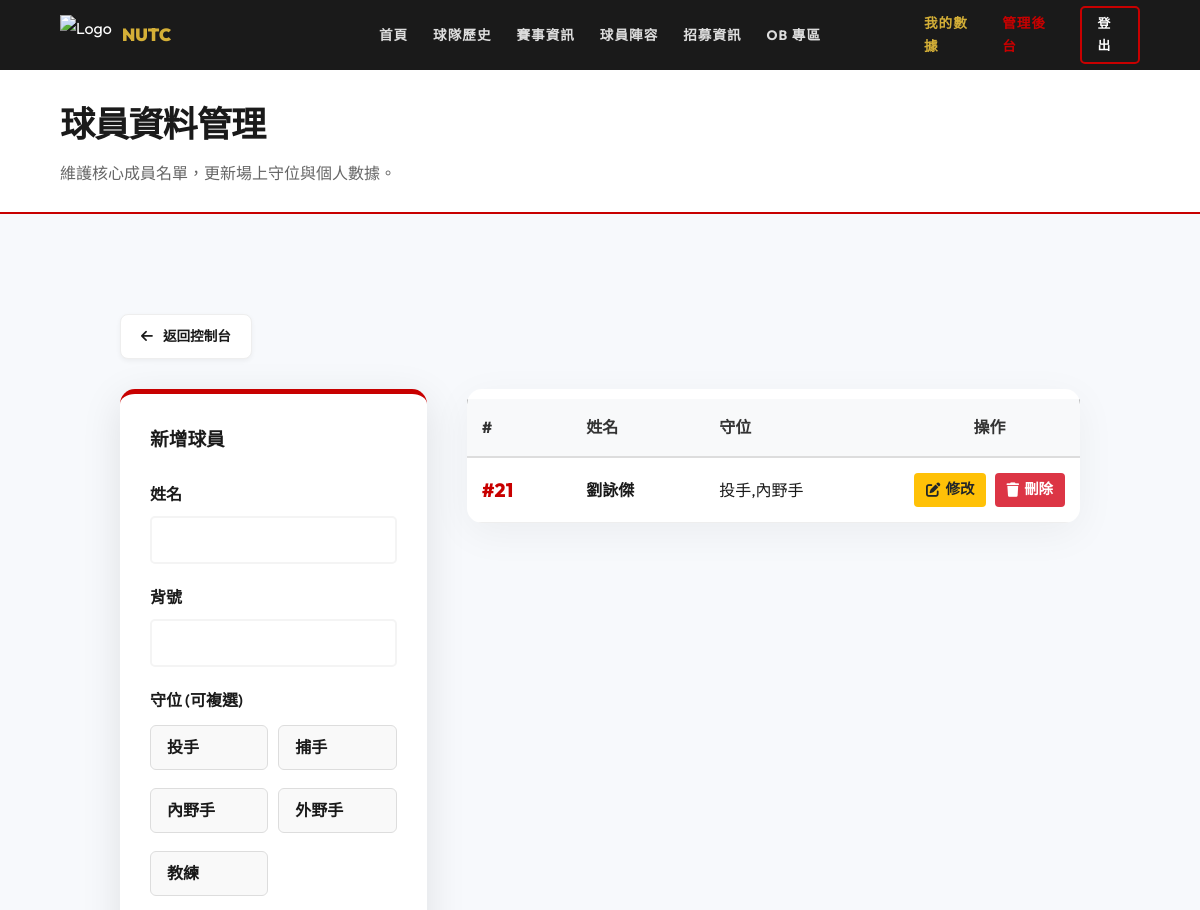
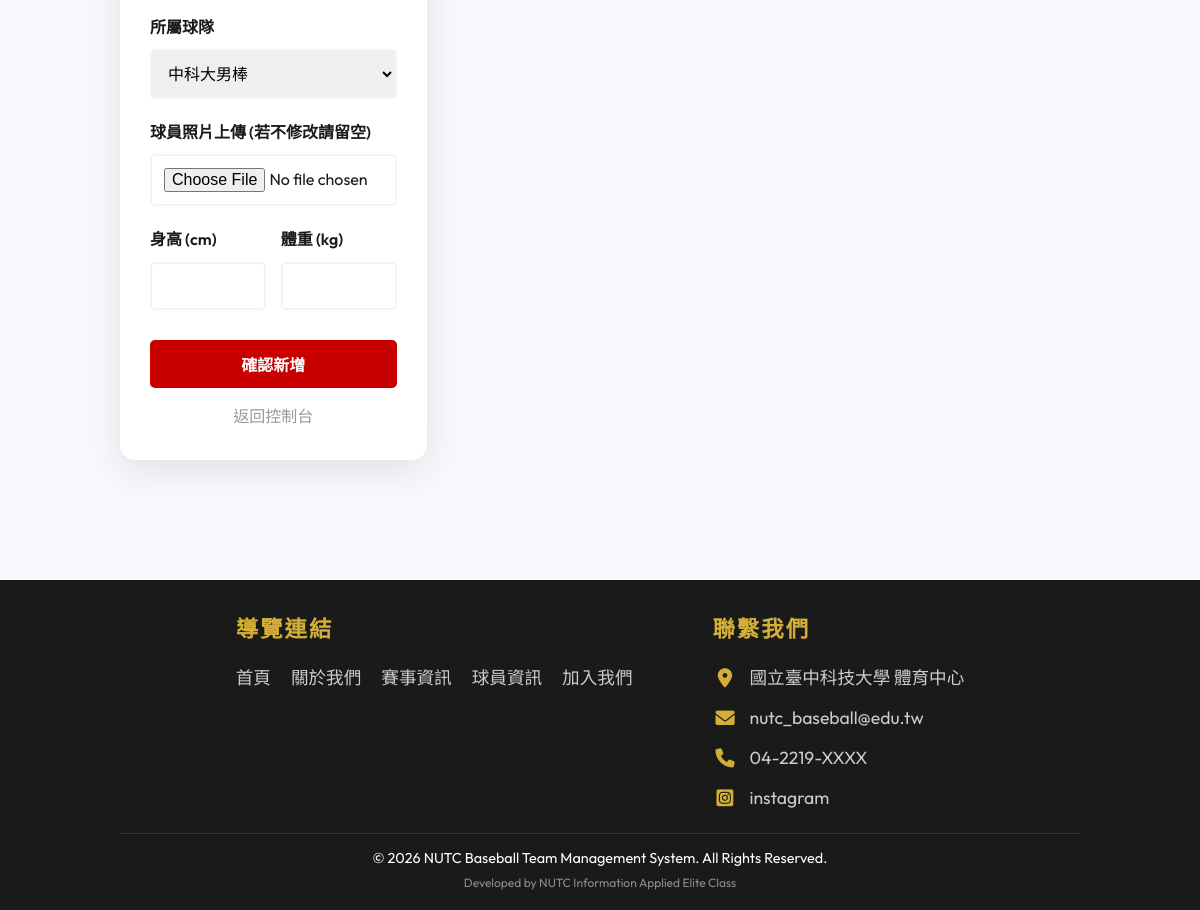
The page /admin_players.php (signed in) on the database as committed earlier (2 pictures, top to bottom).
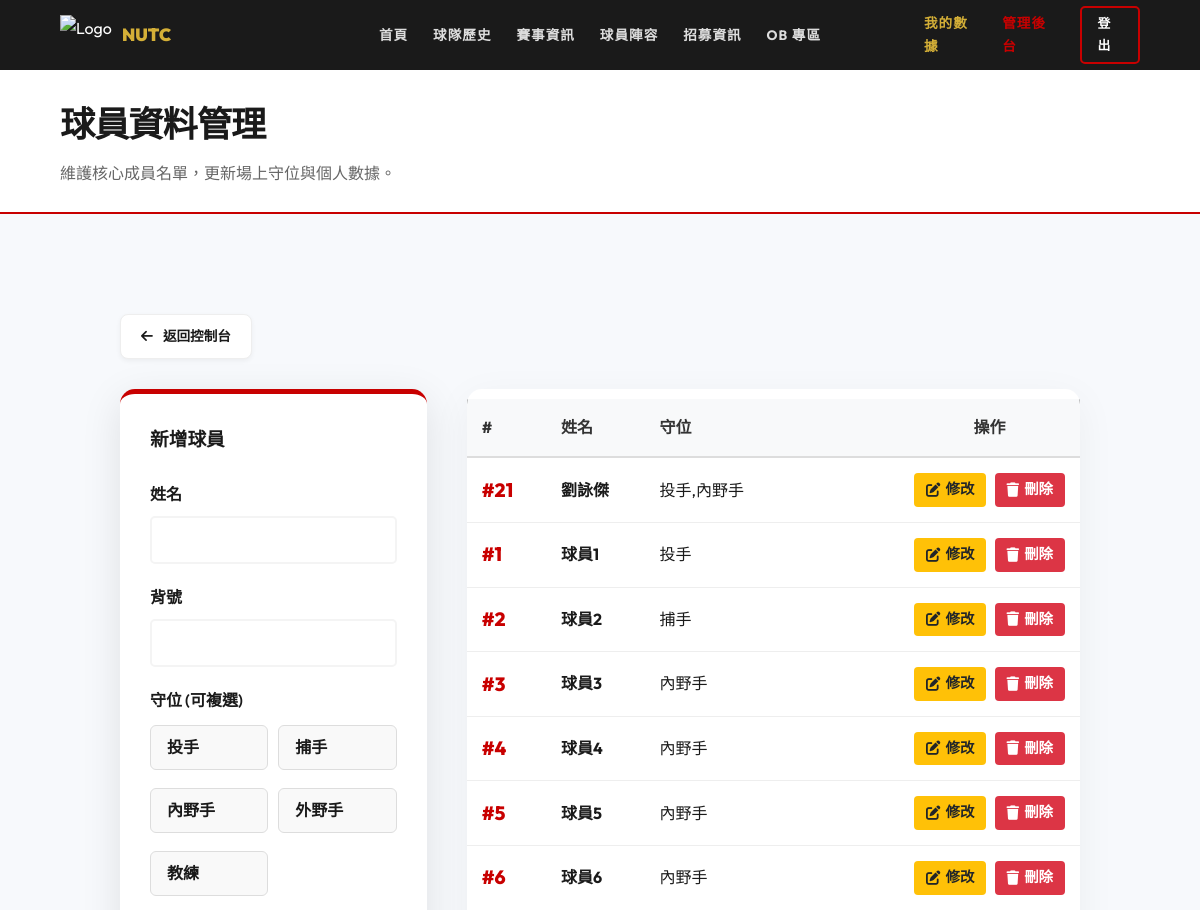
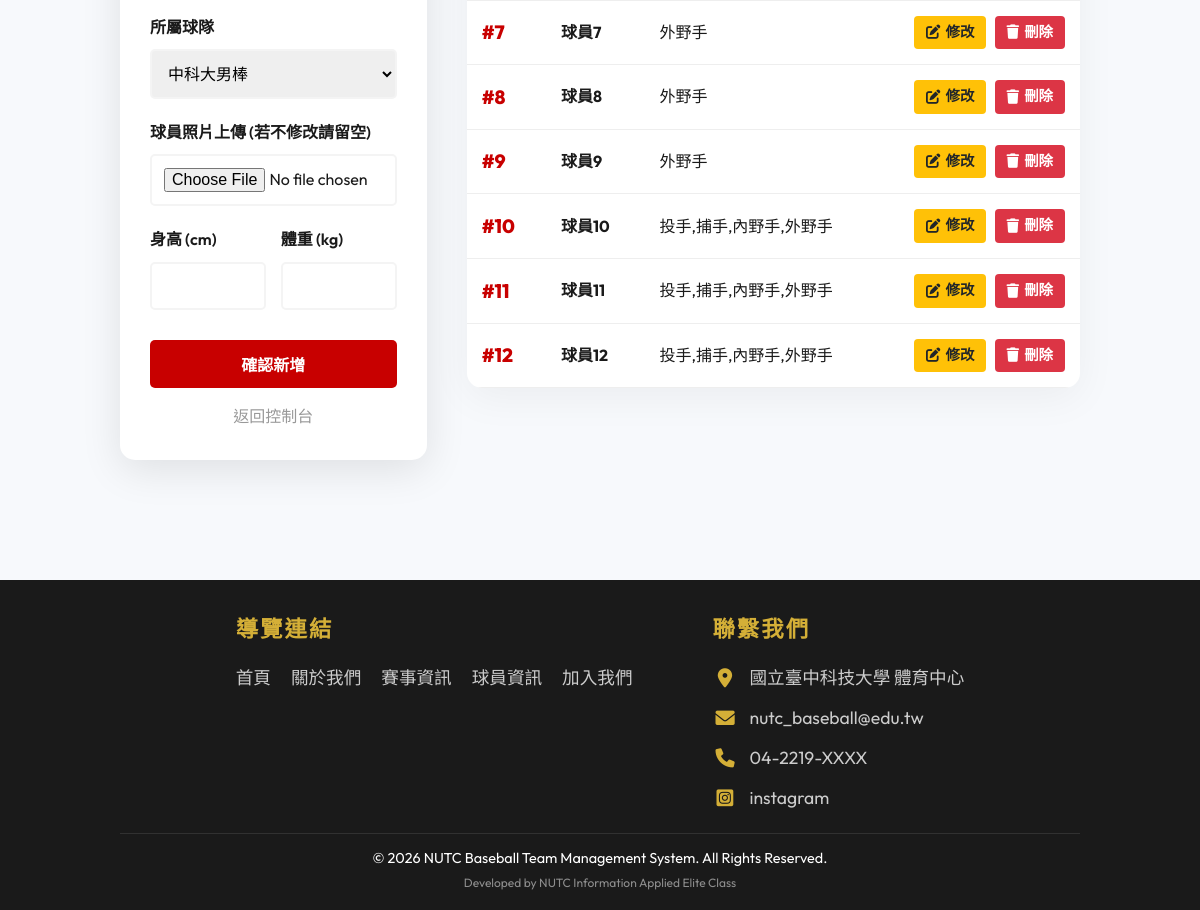
The same page on the database as committed later (2 pictures, top to bottom).
### tables this page shows
CREATE TABLE `player` (
  `Player_id` int(11) NOT NULL COMMENT '球員識別碼',
  `Team_Id` int(11) NOT NULL COMMENT '關聯 Team.team_Id',
  `mId` int(11) DEFAULT NULL COMMENT '關聯 Member.mId (僅限本校球員，可為 NULL)',
  `Player_Name` varchar(50) NOT NULL COMMENT '球員姓名',
  `jersey_number` varchar(10) DEFAULT NULL COMMENT '背號 (如: 18, 93)',
  `position` varchar(255) DEFAULT NULL,
  `height` int(11) DEFAULT NULL COMMENT '身高 (cm)',
  `weight` int(11) DEFAULT NULL COMMENT '體重 (kg)',
  `pitching_speed` int(11) DEFAULT NULL COMMENT '球速 (km/h)',
  `image_path` varchar(255) DEFAULT NULL COMMENT '球員照片檔案路徑'
);

CREATE TABLE `contact_us` (
  `id` int(11) NOT NULL,
  `icon_class` varchar(50) NOT NULL,
  `content_text` varchar(255) NOT NULL,
  `link` varchar(255) DEFAULT NULL
);

### includes/Database.php (called while the page is built, shortened)
<?php
class Database {
    private $pdo;
    public function __construct() {
        $host = 'localhost';
        $db   = 'baseball_web';
        $user = 'root';
        $pass = '';
        $charset = 'utf8mb4';
        $dsn = "mysql:host=$host;port=3306;dbname=$db;charset=$charset";
        $options = [
            PDO::ATTR_ERRMODE            => PDO::ERRMODE_EXCEPTION,
            PDO::ATTR_DEFAULT_FETCH_MODE => PDO::FETCH_ASSOC,
            PDO::ATTR_EMULATE_PREPARES   => false,
        ];
        try {
            $this->pdo = new PDO($dsn, $user, $pass, $options);
        } catch (\PDOException $e) {
            throw new \PDOException($e->getMessage(), (int)$e->getCode());
        }
    }
    public function getAll($table) {
        $stmt = $this->pdo->query("SELECT * FROM `$table`");
        return $stmt->fetchAll();
    }
}

### includes/config.php (called while the page is built, shortened)
<?php
require_once 'Database.php';
$db = new Database();

### admin_players.php (the view, shortened to what the changed rows need)
<?php
require_once 'includes/header.php';
$editRecord = null;
$players = $db->getAll('player');
?>
<div class="page-header">
    <h1>球員資料管理</h1>
</div>
<section>
    <div class="container">
        <div class="admin-players-layout">
            <div class="admin-form-card">
                <form method="POST" action="admin_players.php" enctype="multipart/form-data">
                    <div class="form-group">
                        <div class="checkbox-group">
                            <?php
                            $posArr = $editRecord ? explode(',', $editRecord['position']) : [];
                            $availablePos = ['投手', '捕手', '內野手', '外野手', '教練'];
                            foreach ($availablePos as $p):
                            ?>
                                <label class="checkbox-item <?= in_array($p, $posArr) ? 'active' : '' ?>">
                                    <span><?= $p ?></span>
                                </label>
                            <?php endforeach; ?>
                        </div>
                    </div>
                </form>
            </div>
            <div class="admin-list-card">
                <table class="admin-table">
                    <thead>
                        <tr>
                            <th>#</th>
                            <th>姓名</th>
                            <th>守位</th>
                            <th style="text-align: center;">操作</th>
                        </tr>
                    </thead>
                    <tbody>
                        <?php foreach ($players as $p): ?>
                            <tr>
                                <td class="admin-number-cell">#<?= $p['jersey_number'] ?></td>
                                <td class="admin-name-cell"><?= htmlspecialchars($p['Player_Name']) ?></td>
                                <td><?= $p['position'] ?></td>
                                <td style="text-align: center; white-space: nowrap;">
                                    <a href="admin_players.php?edit_id=<?= $p['Player_id'] ?>" class="admin-action-btn admin-btn-edit"><i class="fas fa-edit"></i> 修改</a>
                                    <form method="POST" style="display: inline;" onsubmit="return confirm('確定要刪除嗎？')">
                                        <button type="submit" name="delete" class="admin-action-btn admin-btn-delete"><i class="fas fa-trash"></i> 刪除</button>
                                    </form>
                                </td>
                            </tr>
                        <?php endforeach; ?>
                    </tbody>
                </table>
            </div>
        </div>
    </div>
</section>
<?php require_once 'includes/footer.php'; ?>

### includes/footer.php (shortened to what the changed rows need)
<?php
$contactInfos = $db->getAll('contact_us');
?>
<footer>
    <div class="footer-content" style="display: flex; justify-content: center; align-items: flex-start; gap: 80px; max-width: 900px; margin: 0 auto; margin-bottom: 20px;">
        <div class="footer-section">
            <div style="display: flex; flex-direction: column; gap: 10px;">
                <?php if (empty($contactInfos)): ?>
                    <p style="color: #888;">尚未設定聯絡資訊</p>
                <?php else: ?>
                    <?php foreach ($contactInfos as $c): ?>
                        <p style="margin: 0; font-size: 1.1rem; color: #ccc; display: flex; align-items: center; gap: 12px;">
                            <i class="<?= htmlspecialchars($c['icon_class']) ?>" style="color: var(--secondary); font-size: 1.2rem; width: 25px; text-align: center;"></i>
                            <?php if (!empty($c['link'])): ?>
                                <a href="<?= htmlspecialchars($c['link']) ?>" target="_blank" style="color: #ccc; text-decoration: none; transition: color 0.3s;"><?= htmlspecialchars($c['content_text']) ?></a>
                            <?php else: ?>
                                <span><?= htmlspecialchars($c['content_text']) ?></span>
                            <?php endif; ?>
                        </p>
                    <?php endforeach; ?>
                <?php endif; ?>
            </div>
        </div>
    </div>
</footer>
</body>
</html>

Rows that differ between the two databases and show on the page:
added player: jersey_number "1", Player_Name "球員1", position "投手"
added player: jersey_number "2", Player_Name "球員2", position "捕手"
added player: jersey_number "3", Player_Name "球員3", position "內野手"
added player: jersey_number "4", Player_Name "球員4", position "內野手"
added player: jersey_number "5", Player_Name "球員5", position "內野手"
added player: jersey_number "6", Player_Name "球員6", position "內野手"
added player: jersey_number "7", Player_Name "球員7", position "外野手"
added player: jersey_number "8", Player_Name "球員8", position "外野手"
added player: jersey_number "9", Player_Name "球員9", position "外野手"
added player: jersey_number "10", Player_Name "球員10", position "投手,捕手,內野手,外野手"
added player: jersey_number "11", Player_Name "球員11", position "投手,捕手,內野手,外野手"
added player: jersey_number "12", Player_Name "球員12", position "投手,捕手,內野手,外野手"
